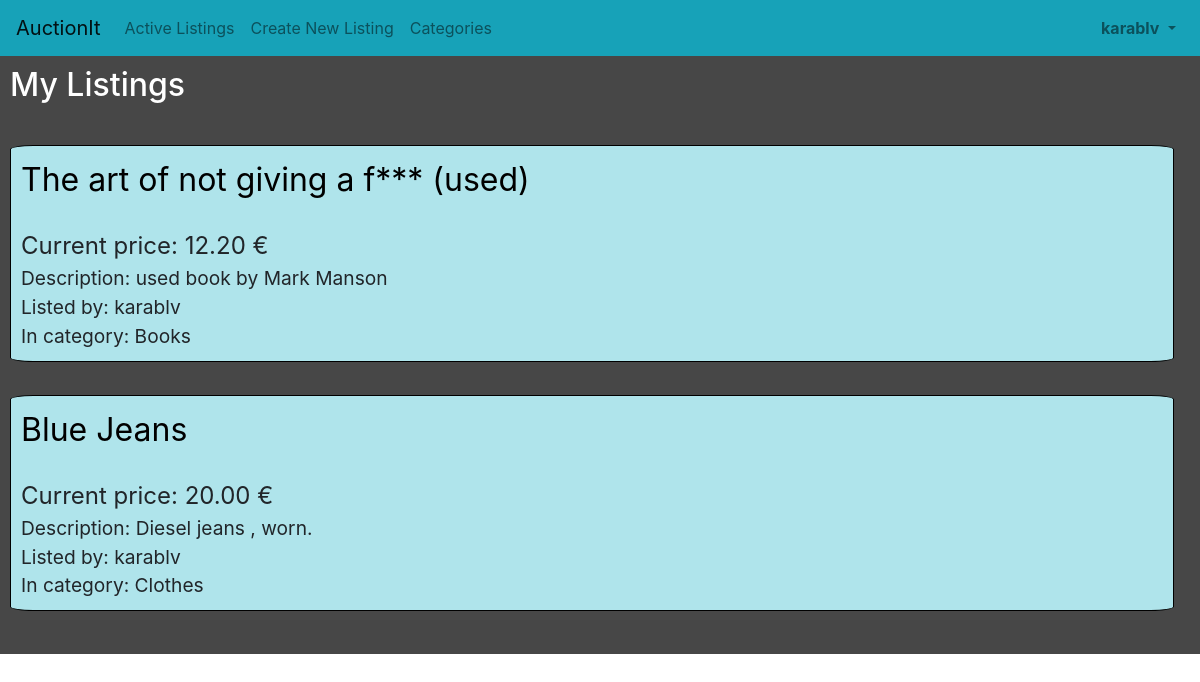
The page /mylistings (signed in) on the database as committed earlier.
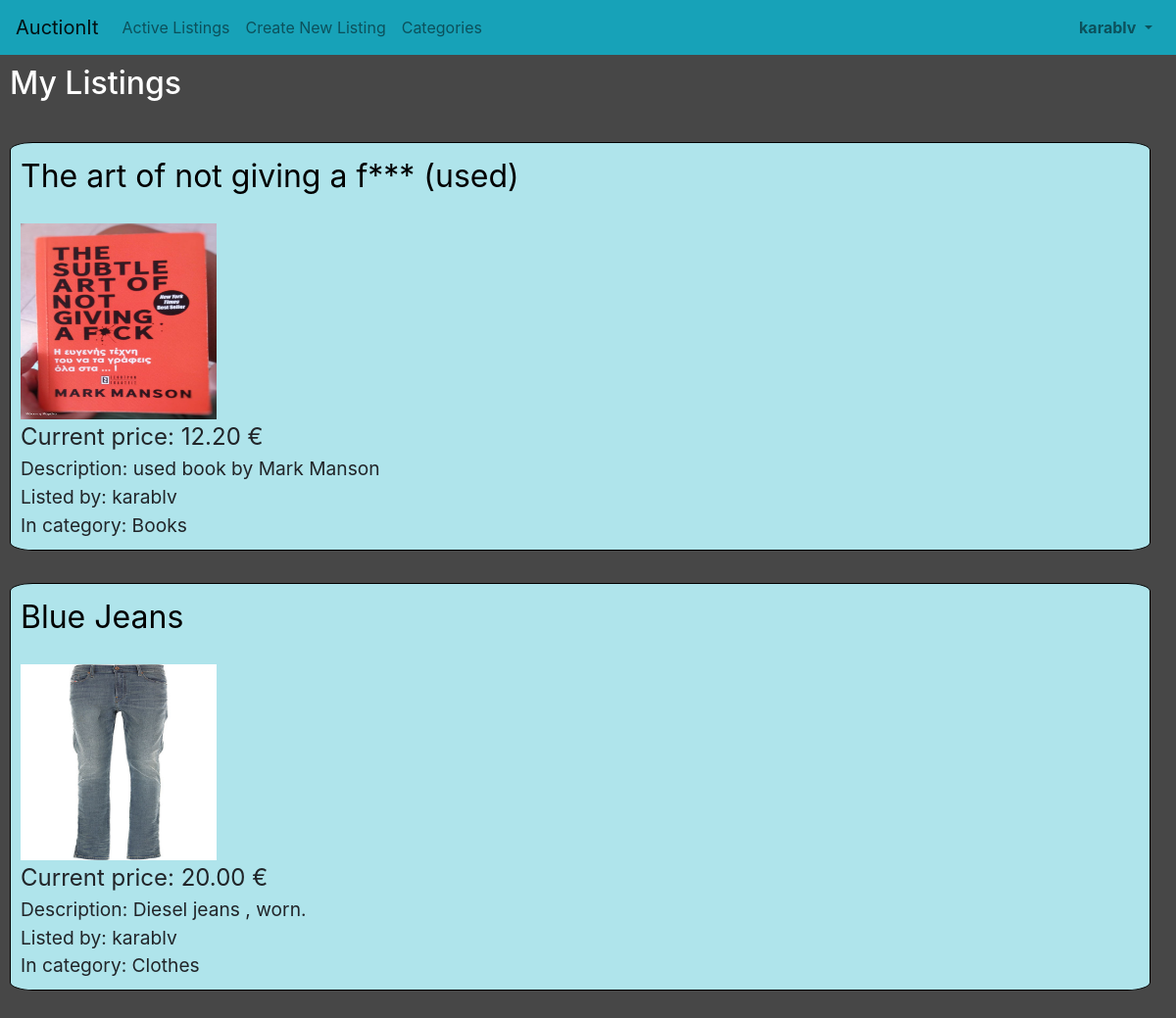
The same page on the database as committed later.
### auctions/models.py (models this page shows, shortened)
class Listing(models.Model):
    title = models.CharField(max_length = 128)
    description = models.CharField(max_length = 1024)
    starting_bid = models.DecimalField(max_digits=8,decimal_places=2)
    curr_price = models.DecimalField(max_digits=8,decimal_places=2,null=True,blank=True)
    closed = models.BooleanField(null=True)
    image = models.ImageField(upload_to="images/",blank=True,null=True)
    category = models.ForeignKey(Category,on_delete=models.SET_NULL, related_name="listings", blank=True,null=True)
    user = models.ForeignKey(User,on_delete=models.CASCADE,related_name="my_listings")
    winner = models.ForeignKey(User,on_delete=models.SET_NULL,related_name="my_won",blank=True,null=True)

class User(AbstractUser):
    watchlist = models.ManyToManyField('Listing', related_name = "users_saved")

class Category(models.Model):
    name = models.CharField(max_length=64)
    image = models.ImageField(upload_to="images/",blank=True,null=True)

### auctions/views.py (the view)
# urls.py: path("mylistings",views.my_listings,name="mylistings")
@login_required
def my_listings(request):
    return render(request,"auctions/mylistings.html",{
        "listings" : request.user.my_listings.all()
    })

### auctions/templates/auctions/mylistings.html (shortened to what this page needs)
{% extends "auctions/layout.html" %}
{% block body %}
    {% if user.is_authenticated %}
    <div class="main-page-container">
        <h2 class="title-list">My Listings</h2><hr>
        {% for listing in listings %}
            <div class="one-listing">
                <a class="l-title" href="{% url 'onelisting' listing.pk %}">{{listing.title}}</a><br>            {% if listing.image %}
                    <img src="{{ listing.image.url }}" height="200px" width="200px" alt="prod_img">
                {% endif %}
                <div class="l-curr-price">Current price: {% if listing.curr_price %} {{listing.curr_price}} {% else %} {{listing.starting_bid}} {% endif %}€</div>
                <div class="l-details">Description: {{listing.description}}</div>
                <div class="l-details">Listed by: {{listing.user.username}}</div>
                <div class="l-details">In category: {{listing.category.name}}</div>
            </div>
        {% endfor %}
    </div>
    {% endif %}
{% endblock  %}

Rows that differ between the two databases and show on the page:
changed Listing "The art of not giving a f*** (used)": image: picture added
changed Listing "Blue Jeans": image: picture added
